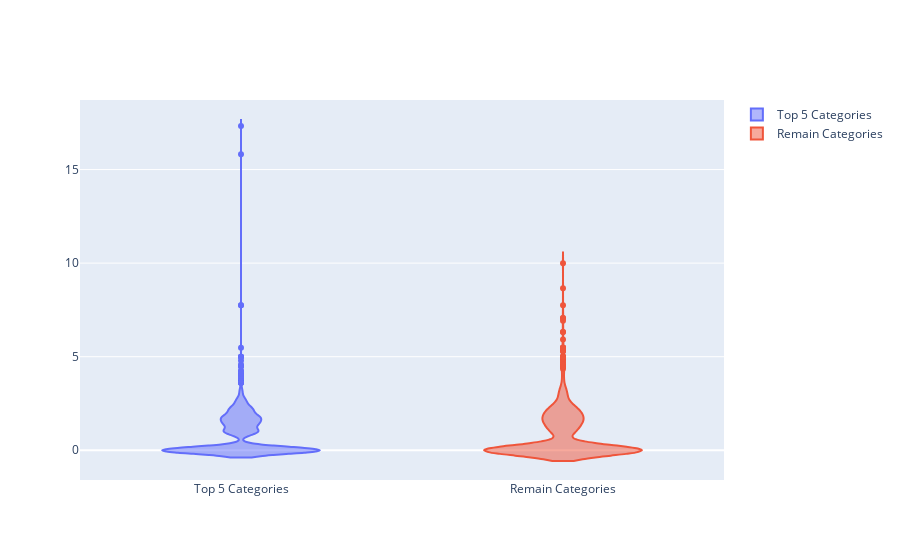

The notebook cell saved with this chart:
### Code cell
trace0 = go.Violin(
     y=np.sqrt(large_categories['price']),
    name='Top 5 Categories'
)
trace1 = go.Violin(
     y=np.sqrt(small_categories['price']),
    name="Remain Categories"
)
data=[trace0,trace1]
plotly.offline.iplot(data)

### Figure 1 — Plotly figure (JSON) as saved in the notebook; plotly's stock layout.template omitted (floating-point values rounded to 4 significant figures; data arrays with more than 128 entries replaced by an {"elided": "..."} marker saying what was removed)
{"data": [{"name": "Top 5 Categories", "type": "violin", "y": {"elided": "5447 float values"}}, {"name": "Remain Categories", "type": "violin", "y": {"elided": "1750 float values"}}], "layout": {}}
